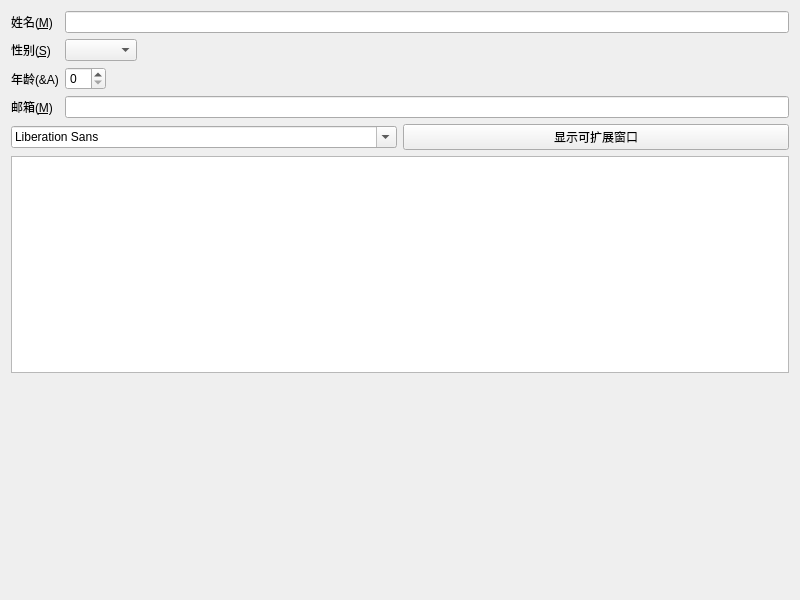
<?xml version="1.0" encoding="UTF-8"?>
<ui version="4.0">
 <class>myWidget</class>
 <widget class="QWidget" name="myWidget">
  <property name="geometry">
   <rect>
    <x>0</x>
    <y>0</y>
    <width>800</width>
    <height>600</height>
   </rect>
  </property>
  <property name="windowTitle">
   <string>myWidget</string>
  </property>
  <layout class="QGridLayout" name="gridLayout">
   <item row="0" column="0">
    <layout class="QVBoxLayout" name="verticalLayout_2">
     <item>
      <layout class="QVBoxLayout" name="verticalLayout">
       <item>
        <layout class="QFormLayout" name="formLayout">
         <property name="fieldGrowthPolicy">
          <enum>QFormLayout::ExpandingFieldsGrow</enum>
         </property>
         <item row="0" column="0">
          <widget class="QLabel" name="mLabel">
           <property name="text">
            <string>姓名(&amp;M)</string>
           </property>
           <property name="buddy">
            <cstring>mLineEdit</cstring>
           </property>
          </widget>
         </item>
         <item row="0" column="1">
          <widget class="QLineEdit" name="mLineEdit"/>
         </item>
         <item row="1" column="0">
          <widget class="QLabel" name="sLabel">
           <property name="text">
            <string>性别(&amp;S)</string>
           </property>
           <property name="buddy">
            <cstring>sComboBox</cstring>
           </property>
          </widget>
         </item>
         <item row="1" column="1">
          <widget class="QComboBox" name="sComboBox"/>
         </item>
         <item row="2" column="0">
          <widget class="QLabel" name="aLabel">
           <property name="text">
            <string>年龄(&amp;A)</string>
           </property>
          </widget>
         </item>
         <item row="2" column="1">
          <widget class="QSpinBox" name="aSpinBox"/>
         </item>
         <item row="3" column="0">
          <widget class="QLabel" name="mLabel_2">
           <property name="text">
            <string>邮箱(&amp;M)</string>
           </property>
           <property name="buddy">
            <cstring>mLineEdit_2</cstring>
           </property>
          </widget>
         </item>
         <item row="3" column="1">
          <widget class="QLineEdit" name="mLineEdit_2"/>
         </item>
        </layout>
       </item>
       <item>
        <layout class="QHBoxLayout" name="horizontalLayout">
         <item>
          <widget class="QFontComboBox" name="fontComboBox"/>
         </item>
         <item>
          <widget class="QPushButton" name="pushButton">
           <property name="text">
            <string>显示可扩展窗口</string>
           </property>
           <property name="checkable">
            <bool>true</bool>
           </property>
          </widget>
         </item>
        </layout>
       </item>
      </layout>
     </item>
     <item>
      <widget class="QTextEdit" name="textEdit"/>
     </item>
     <item>
      <spacer name="verticalSpacer">
       <property name="orientation">
        <enum>Qt::Vertical</enum>
       </property>
       <property name="sizeHint" stdset="0">
        <size>
         <width>20</width>
         <height>40</height>
        </size>
       </property>
      </spacer>
     </item>
    </layout>
   </item>
  </layout>
 </widget>
 <resources/>
 <connections/>
</ui>
